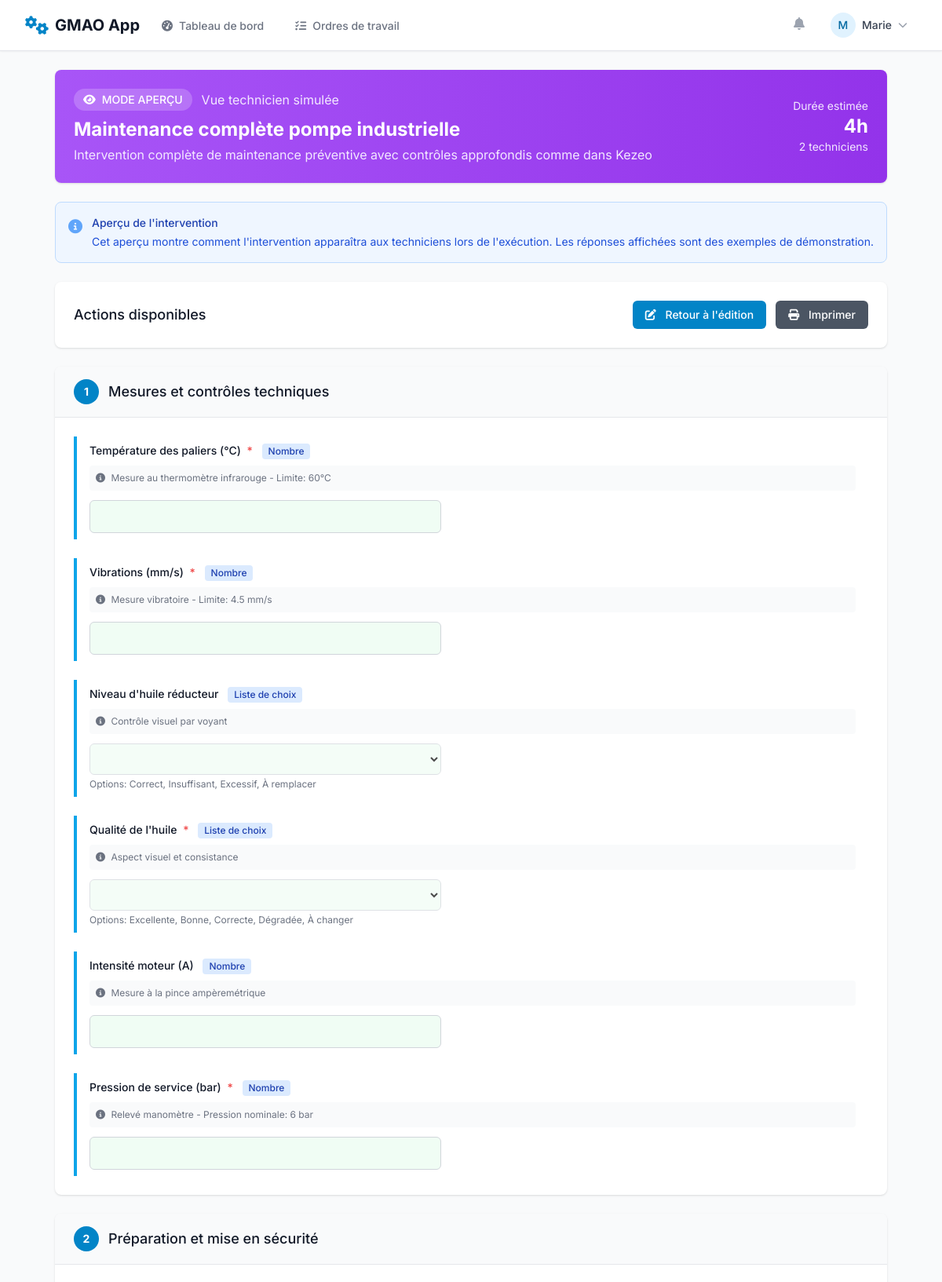
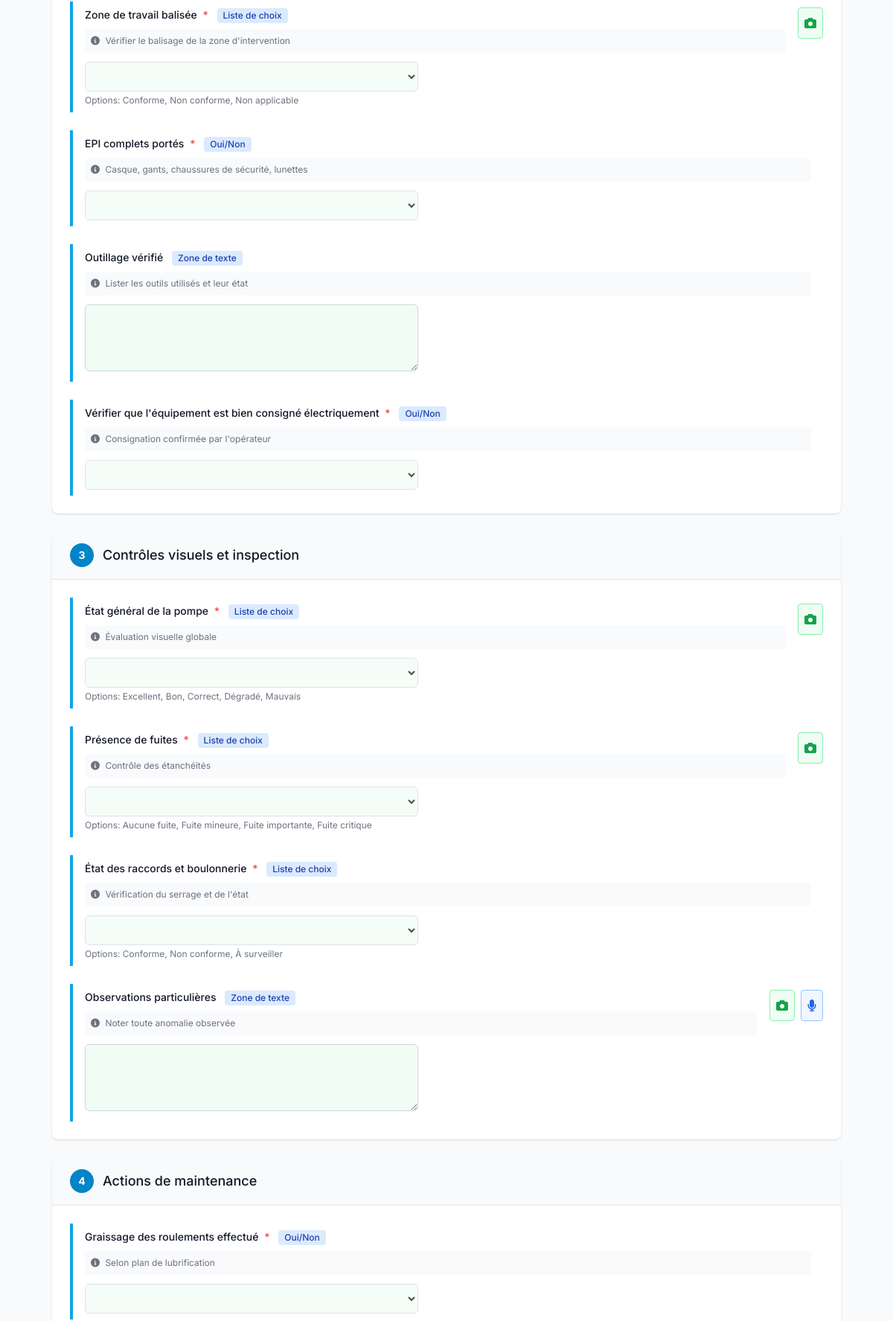
Screenshot of /interventions/3/preview/ (signed in, upper part) with the database file from the repository (2 pictures, top to bottom).
### core/models.py (models this page shows, shortened)
class Intervention(models.Model):
    STATUT_CHOIX = [
        ('DRAFT', 'Brouillon'),
        ('VALIDATED', 'Validé'),
        ('ARCHIVED', 'Archivé'),
    ]
    nom = models.CharField(max_length=255)
    description = models.TextField(blank=True, null=True, help_text="Décrivez l'objectif général de cette intervention.")
    statut = models.CharField(max_length=20, choices=STATUT_CHOIX, default='DRAFT')
    duree_estimee_heures = models.PositiveIntegerField(default=1, help_text="Durée estimée de l'intervention en heures.")
    techniciens_requis = models.PositiveIntegerField(default=1, help_text="Nombre de techniciens nécessaires.")
    competences_requises = models.ManyToManyField(Competence, blank=True, help_text="Compétences suggérées pour réaliser cette intervention.")
    pieces_necessaires = models.ManyToManyField(PieceDetachee, blank=True, help_text="Nomenclature des pièces habituellement nécessaires.")

class Operation(models.Model):
    intervention = models.ForeignKey(Intervention, on_delete=models.CASCADE, related_name='operations')
    nom = models.CharField(max_length=255)
    ordre = models.PositiveIntegerField(default=1)
    class Meta:
        ordering = ['ordre']
        unique_together = ('intervention', 'ordre')

class PointDeControle(models.Model):
    TYPE_CHAMP_CHOIX = [
        ('TEXT', 'Texte libre'),
        ('NUMBER', 'Nombre'),
        ('BOOLEAN', 'Oui/Non'),
        ('SELECT', 'Liste de choix'),
        ('TEXTAREA', 'Zone de texte'),
        ('DATE', 'Date'),
        ('TIME', 'Heure'),
        ('DATETIME', 'Date et heure'),
    ]
    operation = models.ForeignKey(Operation, on_delete=models.CASCADE, related_name='points_de_controle')
    label = models.CharField(max_length=255)
    type_champ = models.CharField(max_length=20, choices=TYPE_CHAMP_CHOIX, default='TEXT')
    aide = models.TextField(blank=True, null=True, help_text="Instructions pour l'utilisateur.")
    options = models.TextField(blank=True, null=True, help_text="Pour les listes, séparez les options par un point-virgule (;).")
    est_obligatoire = models.BooleanField(default=False)
    ordre = models.PositiveIntegerField(default=1)
    depend_de = models.ForeignKey('self', on_delete=models.CASCADE, null=True, blank=True, related_name='dependances')
    condition_affichage = models.CharField(max_length=100, blank=True, null=True, help_text="Condition à remplir sur le champ parent. Ex: 'OUI', '> 5', 'CONFORME'")
    permettre_photo = models.BooleanField(default=False, help_text="Autoriser l'ajout d'une ou plusieurs photos à cette réponse.")
    permettre_audio = models.BooleanField(default=False, help_text="Autoriser l'enregistrement d'un commentaire audio.")
    permettre_video = models.BooleanField(default=False, help_text="Autoriser l'enregistrement d'une vidéo.")
    permettre_fichiers = models.BooleanField(default=False , help_text="Autoriser l'ajout des fichiers.")
    types_fichiers_autorises = models.CharField(
        max_length=255,
        blank=True,
        null=True,
        help_text="Types de fichiers autorisés séparés par des virgules (ex: PDF,ZIP,DOC,XLS,JPG,PNG,MP4)"
    )
    peut_demander_reparation = models.BooleanField(
        default=False,
        help_text="Si coché, ce point peut générer une demande de réparation lors de l'exécution"
    )
    taille_max_fichier_mb = models.PositiveIntegerField(
        default=10,
        help_text="Taille maximale autorisée pour les fichiers en MB"
    )
    class Meta:
        ordering = ['ordre']

### core/views.py (the view)
# urls.py: path('interventions/<int:pk>/preview/', views.preview_intervention, name='preview_intervention'),
@login_required
@user_passes_test(is_manager_or_admin)
def preview_intervention(request, pk):
    intervention = get_object_or_404(Intervention, pk=pk)
    operations = intervention.operations.all().order_by('ordre')
    context = {
        'intervention': intervention,
        'operations': operations,
        'is_preview': True,
    }
    return render(request, 'core/intervention/preview_intervention.html', context)

### templates/core/intervention/preview_intervention.html (shortened to what this page needs)
{% extends 'core/base.html' %}
{% load custom_filters %}
{% block content %}
<div class="max-w-6xl mx-auto space-y-6">
    <div class="bg-gradient-to-r from-purple-500 to-purple-600 text-white shadow rounded-lg p-6">
        <div class="flex items-center justify-between">
            <div>
                <div class="flex items-center space-x-3 mb-2">
                    <span class="inline-flex items-center px-3 py-1 rounded-full text-sm font-medium bg-white bg-opacity-20 text-white">
                        <i class="fas fa-eye mr-2"></i>
                        MODE APERÇU
                    </span>
                    <span class="text-purple-100">Vue technicien simulée</span>
                </div>
                <h1 class="text-2xl font-bold">{{ intervention.nom }}</h1>
                <p class="text-purple-100 mt-1">{{ intervention.description }}</p>
            </div>
            <div class="text-right">
                <div class="text-sm text-purple-100">Durée estimée</div>
                <div class="text-2xl font-bold">{{ intervention.duree_estimee_heures }}h</div>
                <div class="text-sm text-purple-100">{{ intervention.techniciens_requis }} technicien{{ intervention.techniciens_requis|pluralize }}</div>
            </div>
        </div>
    </div>
    <div class="bg-blue-50 border border-blue-200 rounded-lg p-4">
        <div class="flex items-start">
            <div class="flex-shrink-0">
                <i class="fas fa-info-circle text-blue-400 text-lg"></i>
            </div>
            <div class="ml-3">
                <h3 class="text-sm font-medium text-blue-800">Aperçu de l'intervention</h3>
                <p class="mt-1 text-sm text-blue-700">
                    Cet aperçu montre comment l'intervention apparaîtra aux techniciens lors de l'exécution.
                    Les réponses affichées sont des exemples de démonstration.
                </p>
            </div>
        </div>
    </div>
    <div class="bg-white shadow rounded-lg p-6">
        <div class="flex items-center justify-between">
            <h3 class="text-lg font-medium text-gray-900">Actions disponibles</h3>
            <div class="flex space-x-3">
                <a href="{% url 'intervention_builder' intervention.pk %}"
                   class="bg-gmao-600 hover:bg-gmao-700 text-white px-4 py-2 rounded-md text-sm font-medium">
                    <i class="fas fa-edit mr-2"></i>
                    Retour à l'édition
                </a>
                <button onclick="window.print()"
                        class="bg-gray-600 hover:bg-gray-700 text-white px-4 py-2 rounded-md text-sm font-medium">
                    <i class="fas fa-print mr-2"></i>
                    Imprimer
                </button>
            </div>
        </div>
    </div>
    <form class="space-y-6">
        {% for operation in operations %}
        <div class="bg-white shadow rounded-lg overflow-hidden">
            <div class="bg-gray-50 px-6 py-4 border-b border-gray-200">
                <h3 class="text-lg font-medium text-gray-900 flex items-center">
                    <span class="bg-gmao-600 text-white rounded-full w-8 h-8 flex items-center justify-center text-sm font-bold mr-3">
                        {{ operation.ordre }}
                    </span>
                    {{ operation.nom }}
                </h3>
            </div>
            <div class="p-6">
                {% if operation.points_de_controle.all %}
                <div class="space-y-6">
                    {% for point in operation.points_de_controle.all %}
                    <div class="border-l-4 border-gmao-500 pl-4 py-2">
                        <div class="flex items-start justify-between">
                            <div class="flex-1">
                                <label class="block text-sm font-medium text-gray-900 mb-2">
                                    {{ point.label }}
                                    {% if point.est_obligatoire %}
                                    <span class="text-red-500 ml-1">*</span>
                                    {% endif %}
                                    <span class="inline-flex items-center px-2 py-0.5 rounded text-xs font-medium bg-blue-100 text-blue-800 ml-2">
                                        {{ point.get_type_champ_display }}
                                    </span>
                                </label>
                                {% if point.aide %}
                                <p class="text-xs text-gray-500 mb-3 bg-gray-50 p-2 rounded">
                                    <i class="fas fa-info-circle mr-1"></i>
                                    {{ point.aide }}
                                </p>
                                {% endif %}
                                <div class="max-w-md">
                                    {% if point.type_champ == 'BOOLEAN' %}
                                    <select class="w-full px-3 py-2 border border-gray-300 rounded-md bg-green-50" disabled>
                                        <option>{{ reponses_demo|get_item:point.id }}</option>
                                    </select>
                                    {% elif point.type_champ == 'SELECT' and point.options %}
                                    <select class="w-full px-3 py-2 border border-gray-300 rounded-md bg-green-50" disabled>
                                        <option>{{ reponses_demo|get_item:point.id }}</option>
                                    </select>
                                    <div class="text-xs text-gray-500 mt-1">
                                        Options: {{ point.options|split:';'|join:', ' }}
                                    </div>
                                    {% elif point.type_champ == 'NUMBER' %}
                                    <input type="number" value="{{ reponses_demo|get_item:point.id }}"
                                           class="w-full px-3 py-2 border border-gray-300 rounded-md bg-green-50" readonly>
                                    {% elif point.type_champ == 'DATE' %}
                                    <input type="date" value="{{ reponses_demo|get_item:point.id }}"
                                           class="w-full px-3 py-2 border border-gray-300 rounded-md bg-green-50" readonly>
                                    {% elif point.type_champ == 'TIME' %}
                                    <input type="time" value="{{ reponses_demo|get_item:point.id }}"
                                           class="w-full px-3 py-2 border border-gray-300 rounded-md bg-green-50" readonly>
                                    {% elif point.type_champ == 'DATETIME' %}
                                    <input type="datetime-local" value="{{ reponses_demo|get_item:point.id }}"
                                           class="w-full px-3 py-2 border border-gray-300 rounded-md bg-green-50" readonly>
                                    {% elif point.type_champ == 'TEXTAREA' %}
                                    <textarea rows="3" class="w-full px-3 py-2 border border-gray-300 rounded-md bg-green-50" readonly>{{ reponses_demo|get_item:point.id }}</textarea>
                                    {% else %}
                                    <input type="text" value="{{ reponses_demo|get_item:point.id }}"
                                           class="w-full px-3 py-2 border border-gray-300 rounded-md bg-green-50" readonly>
                                    {% endif %}
                                </div>
                            </div>
                            <div class="ml-4 flex space-x-2">
                                {% if point.permettre_photo %}
                                <div class="p-2 text-green-600 border border-green-300 rounded bg-green-50" title="Photos autorisées">
                                    <i class="fas fa-camera"></i>
                                </div>
                                {% endif %}
                                {% if point.permettre_audio %}
                                <div class="p-2 text-blue-600 border border-blue-300 rounded bg-blue-50" title="Audio autorisé">
                                    <i class="fas fa-microphone"></i>
                                </div>
                                {% endif %}
                            </div>
                        </div>
                    </div>
                    {% endfor %}
                </div>
                {% else %}
                <div class="text-center py-8 text-gray-500">
                    <i class="fas fa-clipboard text-3xl mb-4"></i>
                    <p>Aucun point de contrôle défini pour cette opération.</p>
                </div>
                {% endif %}
            </div>
        </div>
        {% endfor %}
    </form>
</div>
{% endblock %}

### templates/core/base.html (shortened to what this page needs)
{% load static %}
{% load i18n %}
<!DOCTYPE html>
<html lang="fr" class="h-full bg-gray-50">
<head>
    <script src="https://cdn.tailwindcss.com"></script>
    <link rel="stylesheet" href="https://cdnjs.cloudflare.com/ajax/libs/font-awesome/6.4.0/css/all.min.css">
</head>
<body class="h-full bg-gray-50 min-h-screen flex flex-col min-h-screen">
    <nav class="bg-white shadow-sm border-b border-gray-200">
        <div class="max-w-7xl mx-auto px-4 sm:px-6 lg:px-8">
            <div class="flex justify-between h-16">
                <div class="flex">
                    <div class="flex-shrink-0 flex items-center">
                        <a href="{% url 'dashboard' %}" class="flex items-center space-x-2">
                            <i class="fas fa-cogs text-gmao-600 text-2xl"></i>
                            <span class="text-xl font-bold text-gray-900">GMAO App</span>
                        </a>
                    </div>
                    {% if user.is_authenticated %}
                    <div class="hidden sm:ml-6 sm:flex sm:space-x-8">
                        <a href="{% url 'dashboard' %}"
                           class="{% if request.resolver_match.url_name == 'dashboard' %}border-gmao-500 text-gray-900{% else %}border-transparent text-gray-500 hover:border-gray-300 hover:text-gray-700{% endif %} inline-flex items-center px-1 pt-1 border-b-2 text-sm font-medium">
                            <i class="fas fa-tachometer-alt mr-2"></i>
                            Tableau de bord
                        </a>
                        <a href="{% url 'liste_ordres_travail' %}"
                           class="{% if 'ordre' in request.resolver_match.url_name %}border-gmao-500 text-gray-900{% else %}border-transparent text-gray-500 hover:border-gray-300 hover:text-gray-700{% endif %} inline-flex items-center px-1 pt-1 border-b-2 text-sm font-medium">
                            <i class="fas fa-tasks mr-2"></i>
                            Ordres de travail
                        </a>
                    </div>
                    {% endif %}
                </div>
                {% if user.is_authenticated %}
                <div class="hidden sm:ml-6 sm:flex sm:items-center">
                    <button type="button" class="bg-white p-1 rounded-full text-gray-400 hover:text-gray-500 focus:outline-none focus:ring-2 focus:ring-offset-2 focus:ring-gmao-500">
                        <i class="fas fa-bell h-6 w-6"></i>
                    </button>
                    <div class="ml-3 relative">
                        <div class="dropdown inline-block relative">
                            <button class="bg-white rounded-full flex text-sm focus:outline-none focus:ring-2 focus:ring-offset-2 focus:ring-gmao-500 items-center space-x-2 px-3 py-2 hover:bg-gray-50">
                                <div class="h-8 w-8 rounded-full bg-gmao-100 flex items-center justify-center">
                                    <span class="text-sm font-medium text-gmao-700">
                                        {{ user.first_name.0|default:user.username.0|upper }}
                                    </span>
                                </div>
                                <span class="text-gray-700 text-sm font-medium">{{ user.first_name|default:user.username }}</span>
                                <i class="fas fa-chevron-down text-gray-400 text-xs"></i>
                            </button>
                        </div>
                    </div>
                </div>
                {% endif %}
            </div>
        </div>
    </nav>
    <main class="max-w-7xl px-4 mx-auto py-6 px-4 sm:px-6 lg:px-8 flex-grow">
        {% block content %}
        {% endblock %}
    </main>
</body>
</html>

### rows the page displays
Intervention: nom "Maintenance complète pompe industrielle", description "Intervention complète de maintenance préventive avec contrôles approfondis comme dans Kezeo", duree_estimee_heures "4", techniciens_requis "2"
Operation: ordre "1", nom "Mesures et contrôles techniques"
PointDeControle: label "Température des paliers (°C)", type_champ "Nombre", aide "Mesure au thermomètre infrarouge - Limite: 60°C"
PointDeControle: label "Vibrations (mm/s)", type_champ "Nombre", aide "Mesure vibratoire - Limite: 4.5 mm/s"
PointDeControle: label "Niveau d'huile réducteur", type_champ "Liste de choix", aide "Contrôle visuel par voyant", options|split "Correct, Insuffisant, Excessif, À remplacer"
PointDeControle: label "Qualité de l'huile", type_champ "Liste de choix", aide "Aspect visuel et consistance", options|split "Excellente, Bonne, Correcte, Dégradée, À changer"
PointDeControle: label "Intensité moteur (A)", type_champ "Nombre", aide "Mesure à la pince ampèremétrique"
PointDeControle: label "Pression de service (bar)", type_champ "Nombre", aide "Relevé manomètre - Pression nominale: 6 bar"
Operation: ordre "2", nom "Préparation et mise en sécurité"
PointDeControle: label "Zone de travail balisée", type_champ "Liste de choix", aide "Vérifier le balisage de la zone d'intervention", options|split "Conforme, Non conforme, Non applicable", permettre_photo True (drawn)
PointDeControle: label "EPI complets portés", type_champ "Oui/Non", aide "Casque, gants, chaussures de sécurité, lunettes"
PointDeControle: label "Outillage vérifié", type_champ "Zone de texte", aide "Lister les outils utilisés et leur état"
PointDeControle: label "Vérifier que l'équipement est bien consigné électriquement", type_champ "Oui/Non", aide "Consignation confirmée par l'opérateur"
Operation: ordre "3", nom "Contrôles visuels et inspection"
PointDeControle: label "État général de la pompe", type_champ "Liste de choix", aide "Évaluation visuelle globale", options|split "Excellent, Bon, Correct, Dégradé, Mauvais", permettre_photo True (drawn)
PointDeControle: label "Présence de fuites", type_champ "Liste de choix", aide "Contrôle des étanchéités", options|split "Aucune fuite, Fuite mineure, Fuite importante, Fuite critique", permettre_photo True (drawn)
PointDeControle: label "État des raccords et boulonnerie", type_champ "Liste de choix", aide "Vérification du serrage et de l'état", options|split "Conforme, Non conforme, À surveiller"
PointDeControle: label "Observations particulières", type_champ "Zone de texte", aide "Noter toute anomalie observée", permettre_photo True (drawn), permettre_audio True (drawn)
Operation: ordre "4", nom "Actions de maintenance"
PointDeControle: label "Graissage des roulements effectué", type_champ "Oui/Non", aide "Selon plan de lubrification"

### other values shown
{{ user.first_name.0|default:user.username.0|upper }} "M"
{{ user.first_name|default:user.username }} "Marie"
